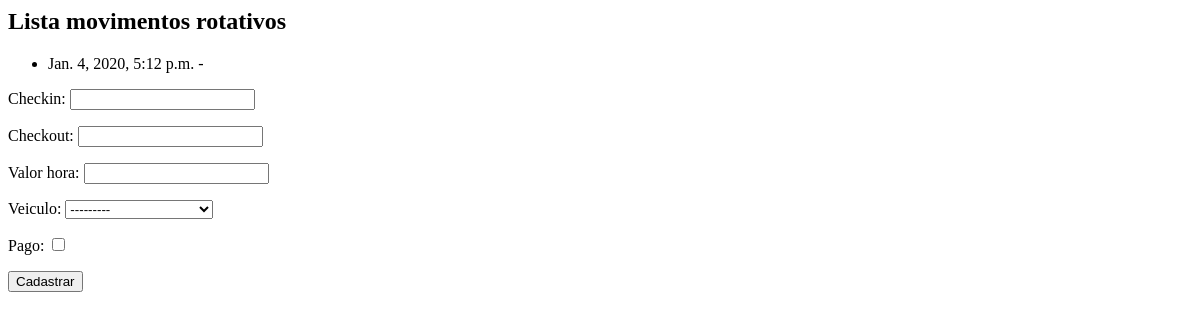
The app's page /core/mov-rot/, older data.
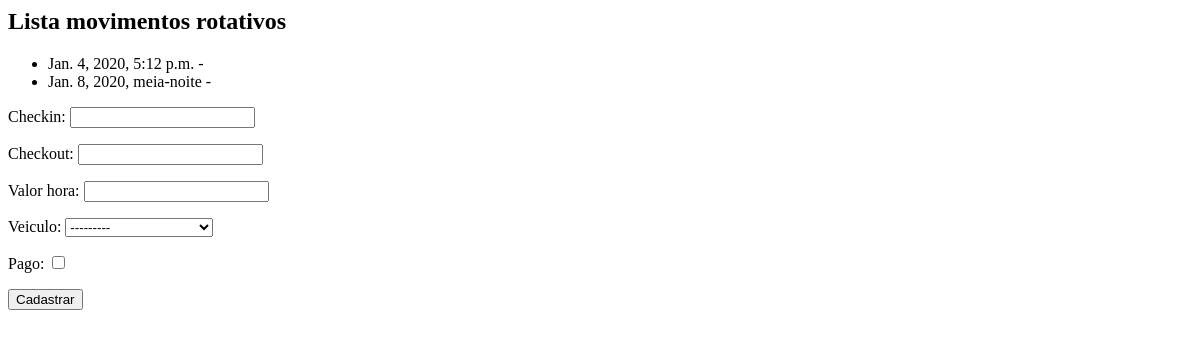
The same page, newer data.
### core/models.py (models this page shows, shortened)
class MovRotativo(models.Model):
    checkin         = models.DateTimeField(auto_now=False)
    checkout        = models.DateTimeField(auto_now=False, null=True, blank=True)
    valor_hora      = models.DecimalField(max_digits=5, decimal_places=2)
    veiculo         = models.ForeignKey(Veiculo, on_delete=models.PROTECT)
    pago            = models.BooleanField(default=False)

### core/views.py (the view)
# urls.py: path('mov-rot/', lista_movrotativos, name='core_lista_movrotativos'),
def lista_movrotativos(request):
    mov_rot = MovRotativo.objects.all()
    form = MovRotativoForm()
    data = {'form': form, 'mov_rot': mov_rot}
    return render(
        request, 'core/lista_movrotativos.html', data)

### core/forms.py
class MovRotativoForm(ModelForm):
    class Meta:
        model = MovRotativo
        fields = '__all__'

### core/models.py (called while the page is built)
    def __str__(self):
        return self.marca.nome + ' - ' + self.placa

### core/templates/core/lista_movrotativos.html (shortened to what this page needs)
<h2>Lista movimentos rotativos</h2>
<ul>
    {% for mov in mov_rot %}
        <li> {{ mov.checkin }} - {{ mov.placa }} </li>
    {% endfor %}
</ul>
<form action="{% url 'core_movrotativos_novo' %}" method="POST">
    {{ form.as_p }}
    <button type="submit">Cadastrar</button>
</form>

Row changes from the older to the newer data that the page shows:
added MovRotativo: checkin "Jan. 8, 2020, meia-noite"
